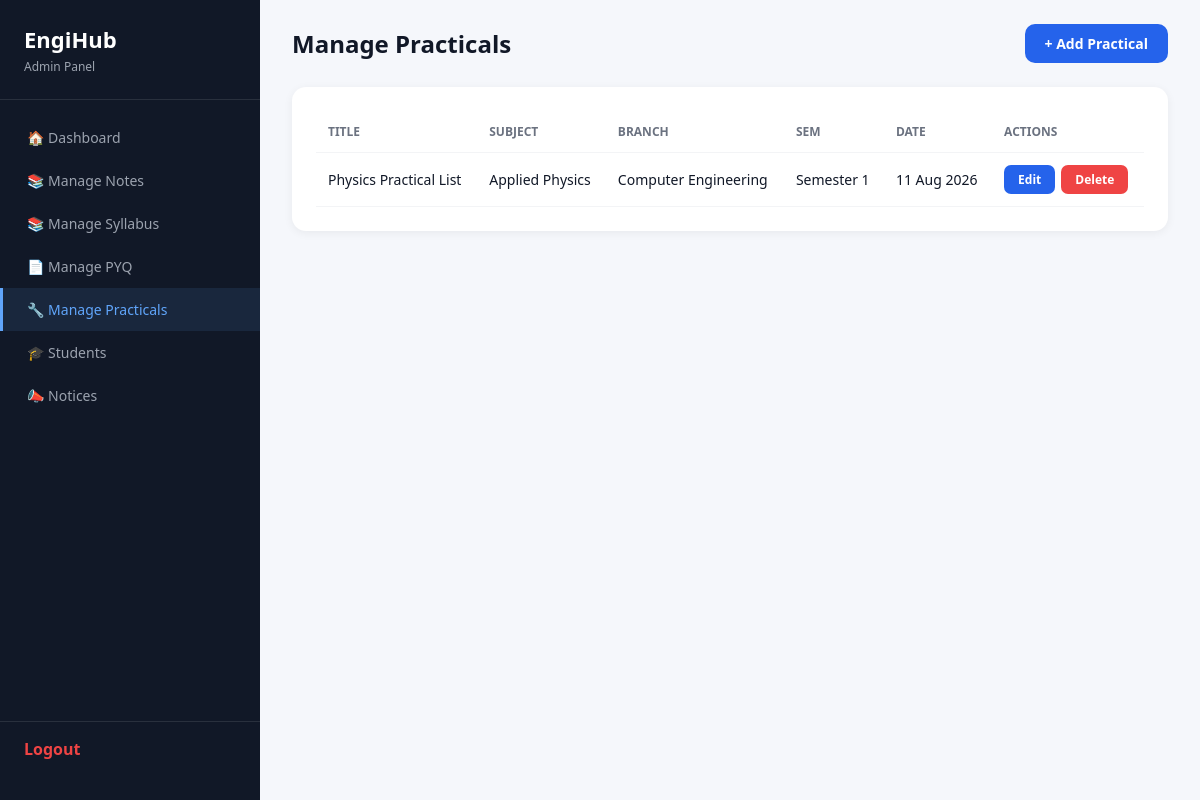
Screenshot of /admin/practicals.php (signed in) with the database file from the repository.
### tables this page shows
CREATE TABLE IF NOT EXISTS `practicals` (
  `id` int(11) NOT NULL AUTO_INCREMENT,
  `title` varchar(255) NOT NULL,
  `subject` varchar(100) DEFAULT NULL,
  `semester` varchar(20) NOT NULL,
  `branch` varchar(50) NOT NULL,
  `pdf_file` varchar(255) NOT NULL,
  `upload_date` timestamp NOT NULL DEFAULT current_timestamp(),
  PRIMARY KEY (`id`)
);

### admin/practicals.php (the view, shortened to what this page needs)
<?php
require_once '../db.php';
$action = $_GET['action'] ?? 'list';
$id = intval($_GET['id'] ?? 0);
$edit_row = null;
$items = $conn->query("SELECT * FROM practicals ORDER BY upload_date DESC");
?>
<!DOCTYPE html>
<html lang="en">
<head>
</head>
<body>
<div class="sidebar">
    <div class="logo-area"><h2>EngiHub</h2><p>Admin Panel</p></div>
    <nav>
        <a href="index.php">&#127968; Dashboard</a><a href="notes.php">&#128218; Manage Notes</a><a href="syllabus.php">&#128218; Manage Syllabus</a><a href="pyq.php">&#128196; Manage PYQ</a><a href="practicals.php" class="active">&#128295; Manage Practicals</a><a href="students.php">&#127891; Students</a><a href="notices.php">&#128227; Notices</a>
    </nav>
    <div class="sidebar-footer"><a href="../logout.php" style="color:#ef4444;text-decoration:none;font-weight:600">Logout</a></div>
</div>
<div class="main">
    <?php if ($action === 'add' || $action === 'edit'): ?>
        <div class="page-header"><h1><?php echo $edit_row ? 'Edit Practical' : 'Add Practical'; ?></h1><a href="practicals.php" class="btn btn-primary">&#8592; Back</a></div>
        <div class="card"><form method="POST" action="practicals.php" enctype="multipart/form-data">
            <input type="hidden" name="act" value="<?php echo $edit_row ? 'edit' : 'add'; ?>"><input type="hidden" name="id" value="<?php echo $id; ?>">
            <div class="form-grid">
                <div class="form-group"><label>Title</label><input type="text" name="title" value="<?php echo htmlspecialchars($edit_row['title'] ?? ''); ?>" required></div>
                <div class="form-group"><label>Subject</label><input type="text" name="subject" value="<?php echo htmlspecialchars($edit_row['subject'] ?? ''); ?>"></div>
                <div class="form-group"><label>Branch</label><select name="branch" required><option value="">Select</option><?php foreach(['CSE','ECE','ME','CE','EE'] as $b):?><option value="<?php echo $b;?>" <?php if(($edit_row['branch']??'')===$b)echo'selected';?>><?php echo $b;?></option><?php endforeach;?></select></div>
                <div class="form-group"><label>Semester</label><select name="semester" required><option value="">Select</option><?php for($i=1;$i<=8;$i++):?><option value="<?php echo $i;?>" <?php if(($edit_row['semester']??'')===(string)$i)echo'selected';?>><?php echo $i;?></option><?php endfor;?></select></div>
                <div class="form-group full"><label>PDF File</label><input type="file" name="pdf_file" accept=".pdf" <?php echo $edit_row ? '' : 'required'; ?>><?php if($edit_row):?><p style="font-size:12px;color:#6b7280;margin-top:4px">Current: <?php echo $edit_row['pdf_file']; ?></p><?php endif;?></div>
            </div>
            <button type="submit" class="btn btn-primary"><?php echo $edit_row ? 'Update' : 'Upload'; ?></button>
        </form></div>
    <?php else: ?>
        <div class="page-header"><h1>Manage Practicals</h1><a href="practicals.php?action=add" class="btn btn-primary">+ Add Practical</a></div>
        <div class="card"><table><thead><tr><th>Title</th><th>Subject</th><th>Branch</th><th>Sem</th><th>Date</th><th>Actions</th></tr></thead><tbody>
        <?php if ($items && $items->num_rows > 0): while ($row = $items->fetch_assoc()): ?>
            <tr><td><?php echo htmlspecialchars($row['title']); ?></td><td><?php echo htmlspecialchars($row['subject'] ?? '-'); ?></td><td><?php echo htmlspecialchars($row['branch']); ?></td><td><?php echo htmlspecialchars($row['semester']); ?></td><td><?php echo date('d M Y', strtotime($row['upload_date'])); ?></td>
            <td><div class="actions-cell"><a href="practicals.php?action=edit&id=<?php echo $row['id'];?>" class="btn btn-primary btn-sm">Edit</a><a href="practicals.php?action=delete&id=<?php echo $row['id'];?>" class="btn btn-danger btn-sm" onclick="return confirm('Delete?')">Delete</a></div></td></tr>
        <?php endwhile; else: ?><tr><td colspan="6" style="text-align:center;color:#9ca3af;padding:30px">No practicals yet.</td></tr><?php endif; ?>
        </tbody></table></div>
    <?php endif; ?>
</div></body></html>

### admin/practicals.php (style rules this page uses)
* { margin:0;padding:0;box-sizing:border-box }
body { font-family:'Segoe UI',Tahoma,Geneva,Verdana,sans-serif;background:#f5f7fb;color:#111827;min-height:100vh;display:flex }
.sidebar { width:260px;background:#111827;color:white;padding:24px 0;flex-shrink:0;display:flex;flex-direction:column;position:fixed;top:0;left:0;bottom:0;z-index:100 }
.sidebar .logo-area { padding:0 24px 24px;border-bottom:1px solid rgba(255,255,255,.1) }
.sidebar .logo-area h2 { font-size:22px;font-weight:800 }
.sidebar .logo-area p { font-size:12px;color:#9ca3af;margin-top:4px }
.sidebar nav { flex:1;padding:16px 0 }
.sidebar nav a { display:flex;align-items:center;gap:12px;padding:12px 24px;color:#9ca3af;text-decoration:none;font-size:14px;font-weight:500;transition:all .2s;border-left:3px solid transparent }
.sidebar nav a.active { color:#60a5fa;border-left-color:#60a5fa;background:rgba(96,165,250,.1) }
.sidebar .sidebar-footer { padding:16px 24px;border-top:1px solid rgba(255,255,255,.1) }
.main { flex:1;margin-left:260px;padding:24px 32px }
.page-header { display:flex;justify-content:space-between;align-items:center;margin-bottom:24px }
.page-header h1 { font-size:24px;font-weight:800 }
.btn { padding:10px 20px;border-radius:10px;text-decoration:none;font-size:14px;font-weight:600;cursor:pointer;border:none;font-family:inherit;display:inline-flex;align-items:center;gap:6px }
.btn-primary { background:#2563eb;color:white }
.btn-danger { background:#ef4444;color:white }
.btn-sm { padding:6px 14px;font-size:12px;border-radius:7px }
.card { background:white;border-radius:14px;padding:24px;box-shadow:0 2px 10px rgba(0,0,0,.06) }
table { width:100%;border-collapse:collapse }
th,td { padding:12px;text-align:left;border-bottom:1px solid #f3f4f6;font-size:14px }
th { font-weight:700;color:#6b7280;font-size:12px;text-transform:uppercase }
.actions-cell { display:flex;gap:6px }

### rows the page displays
practicals: title "Physics Practical List", subject "Applied Physics", branch "Computer Engineering", semester "Semester 1", upload_date "11 Aug 2026"
